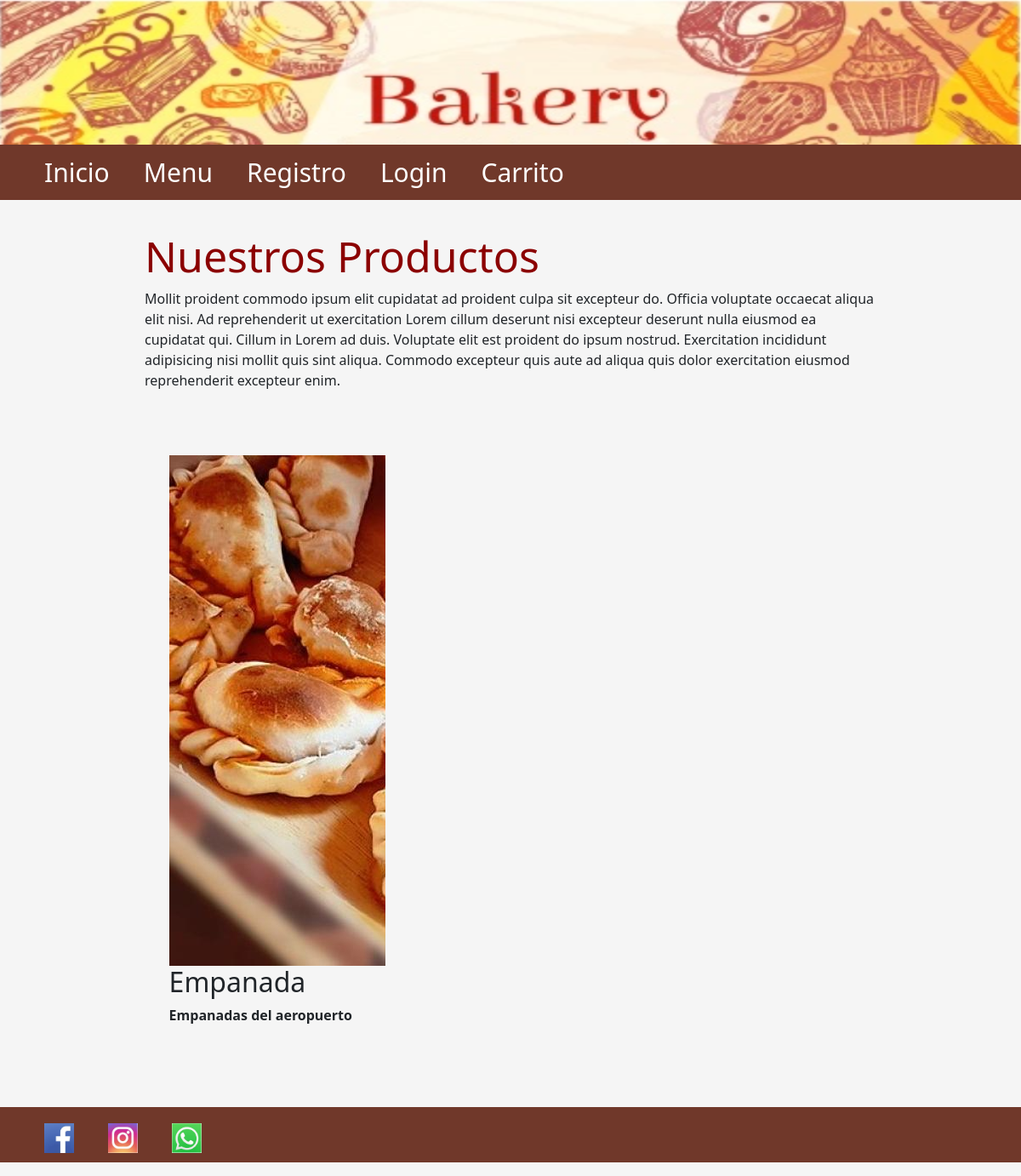
Before: / with the older database file.
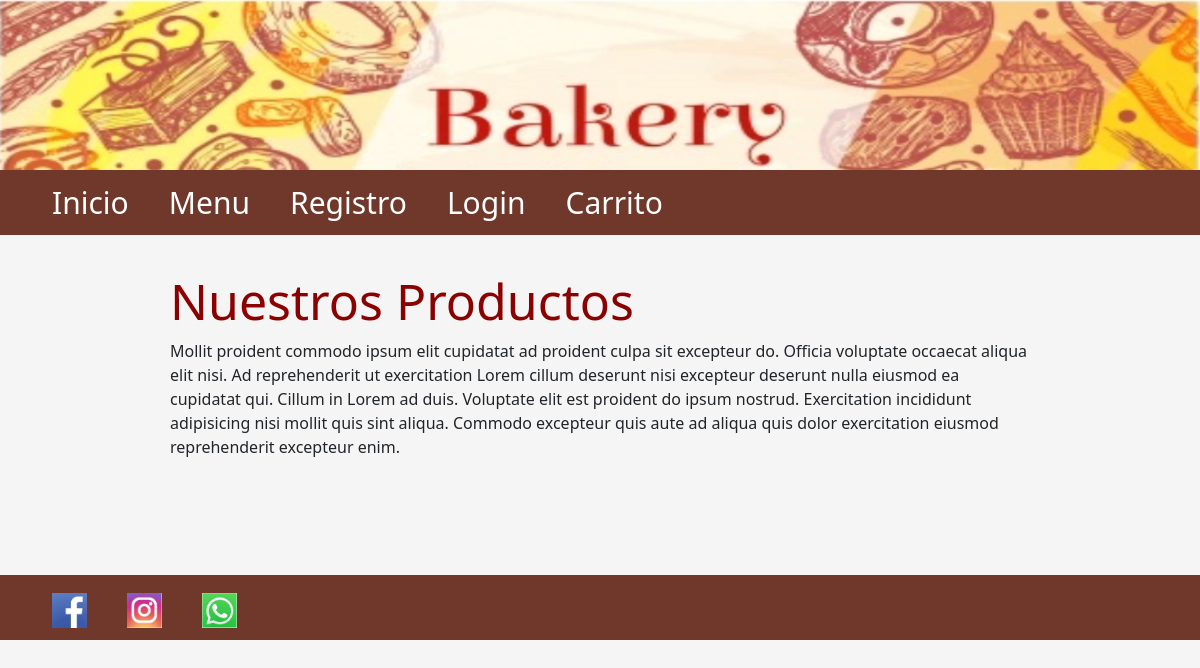
After: the same page with the newer database file.
### panaderia/models.py (models this page shows)
class Platos(db.Model):
    __tablename__ = 'platos'
    idproducto = db.Column(db.Integer, primary_key=True)
    nombreplato = db.Column(db.String(510), nullable=True)
    precioplato = db.Column(db.Integer, nullable=True)
    descripcionplato = db.Column(db.String(200))
    nombreimagenplato = db.Column(db.String(200), nullable=False)

### panaderia/views.py (the view)
@app.route('/')
def index():
    platos = Platos.query.all()
    return render_template('/index.html', platos=platos)

### panaderia/templates/Index.html
{% extends './layout.html' %} {% block title %} Inicio {% endblock %} {% block body %}
    <h1>Nuestros Productos</h1>
    <p>Mollit proident commodo ipsum elit cupidatat ad proident culpa sit excepteur do. Officia voluptate occaecat aliqua elit nisi. Ad reprehenderit ut exercitation Lorem cillum deserunt nisi excepteur deserunt nulla eiusmod ea cupidatat qui. Cillum in
        Lorem ad duis. Voluptate elit est proident do ipsum nostrud. Exercitation incididunt adipisicing nisi mollit quis sint aliqua. Commodo excepteur quis aute ad aliqua quis dolor exercitation eiusmod reprehenderit excepteur enim.</p>
    <div class="contenedor">
    {%for plato in platos%}
        <div class="imagenes-inicio">
            <div class="imagen">
                <img src="./static/uploads/{{ plato.nombreimagenplato }}" alt="">
            </div>
            <div class="info">
                <h2>{{plato.nombreplato}}</h2>
                <p>{{plato.descripcionplato}}</p>
            </div>
        </div>
    {% endfor %}
</main>
{% endblock %}

### panaderia/templates/layout.html (shortened to what this page needs)
<!DOCTYPE html>
<html lang="en">
<head>
    <link href="https://cdn.jsdelivr.net/npm/bootstrap@5.1.3/dist/css/bootstrap.min.css" rel="stylesheet">
    <link rel='stylesheet' href="{{url_for('static', filename='css/layout.css')}}" />
</head>
<header>
    <img src="{{url_for('static', filename='imagenes/bakery4.png')}}" alt="Banner Horizontal" width="100%" height="170px" />
</header>
<div>
    <nav>
        <ul>
            <li><a href="{{url_for('index')}}">Inicio</a></li>
            <li><a href="{{url_for('menu')}}">Menu</a></li>
            {% if current_user.is_authenticated %}
                <li><a href="{{url_for('perfil')}}">{{current_user.nombre}}</a></li>
                <li><a href="{{url_for('logout')}}">Logout</a></li>
                {% if current_user.idrol==2 %}
                    <li><a href="{{url_for('registro')}}">Registrar Usuario</a></li>
                    <li><a href="{{url_for('crearplatos')}}">Crear Platos</a></li>
                    <li><a href="{{url_for('dashboard')}}">Dashboard</a></li>
                {% endif %}
            {% else %}
                <li><a href="{{url_for('registro')}}">Registro</a></li>
                <li><a href="{{url_for('login')}}">Login</a></li>
            {% endif %}
            <li><a href="/Carrito">Carrito</a></li>
        </ul>
    </nav>
    <body>
    <main>
    {% block body %} {% endblock %}
    </body>
    <footer>
        <div>
            <ul class="horizontal-list" aling="rigth">
                <li>
                    <a><img src="{{url_for('static', filename='imagenes/facebookicono.png')}}" width="35" height="35" class="x-footer-social-icons facebook" align="center"></a>
                </li>
                <li>
                    <a><img src="{{url_for('static', filename='imagenes/instagramIco.PNG')}}" width="35" height="35" class="x-footer-social-icons facebook" align='center'></a>
                </li>
                <li>
                    <a><img src="{{url_for('static', filename='imagenes/whatsappIco.png')}}" width="35" height="35" class="x-footer-social-icons facebook" align='center'></a>
                </li>
            </ul>
        </div>
    </footer>
</html>

### panaderia/static/css/layout.css (style rules this page uses)
* { margin: 0; padding: 0; font-style: Ginebra; }
main { max-width: 900px; width: 90%; margin: auto; padding: 20px; }
h1 { color: darkred; font-style: Ginebra; }
ul { list-style-type: none; background-color: #70382a; overflow: hidden; }
li { float: left; font-size: 30px; }
li a { display: block; color: white; padding-left: 20px; padding-right: 20px; padding-top: 10px; padding-bottom: 10px; text-decoration: none; text-align: center; }
h1 { text-align: left; font-size: 50px; }
.contenedor, .contenedorcarrito { width: 98%; max-width: 1000px; margin: auto; padding: 40px 0; display: grid; grid-template-columns: 1fr 1fr 1fr; gap: 10px; }

### panaderia/templates/layout.html (style rules this page uses)
body { background-color: whitesmoke; animation-direction: normal; }

Changed rows visible on the page:
removed Platos: nombreimagenplato (picture), nombreplato "Empanada", descripcionplato "Empanadas del aeropuerto"
